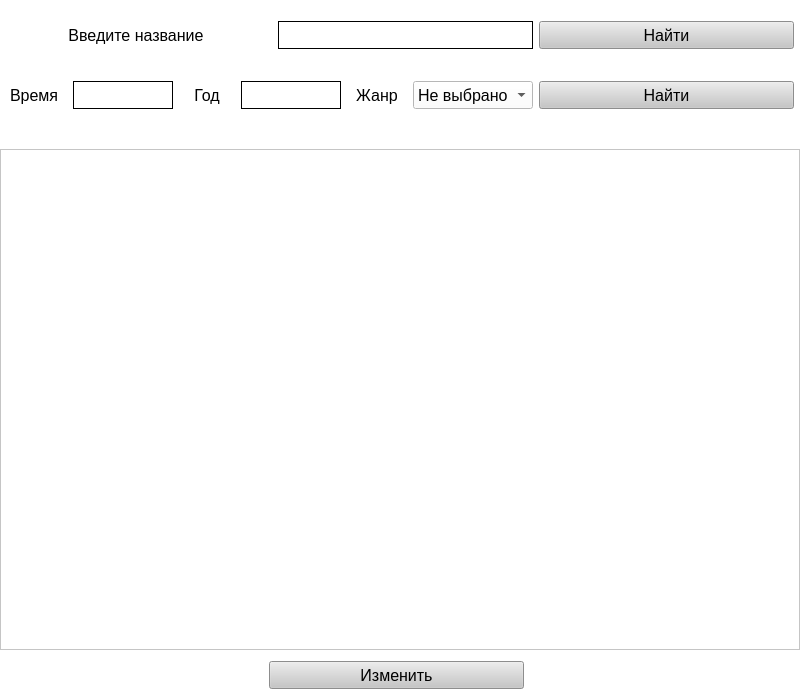
<?xml version="1.0" encoding="UTF-8"?>
<ui version="4.0">
 <class>MainWindow</class>
 <widget class="QMainWindow" name="MainWindow">
  <property name="geometry">
   <rect>
    <x>0</x>
    <y>0</y>
    <width>800</width>
    <height>700</height>
   </rect>
  </property>
  <property name="minimumSize">
   <size>
    <width>800</width>
    <height>700</height>
   </size>
  </property>
  <property name="maximumSize">
   <size>
    <width>800</width>
    <height>700</height>
   </size>
  </property>
  <property name="windowTitle">
   <string>Genres</string>
  </property>
  <property name="styleSheet">
   <string notr="true">background-color: rgb(255, 255, 255);</string>
  </property>
  <widget class="QWidget" name="centralwidget">
   <widget class="QWidget" name="horizontalWidget" native="true">
    <property name="geometry">
     <rect>
      <x>0</x>
      <y>10</y>
      <width>800</width>
      <height>50</height>
     </rect>
    </property>
    <property name="minimumSize">
     <size>
      <width>800</width>
      <height>50</height>
     </size>
    </property>
    <property name="maximumSize">
     <size>
      <width>800</width>
      <height>50</height>
     </size>
    </property>
    <layout class="QHBoxLayout" name="horizontalLayout">
     <property name="rightMargin">
      <number>6</number>
     </property>
     <item>
      <widget class="QLabel" name="label_4">
       <property name="font">
        <font>
         <family>System</family>
         <pointsize>12</pointsize>
        </font>
       </property>
       <property name="text">
        <string>Введите название</string>
       </property>
       <property name="alignment">
        <set>Qt::AlignCenter</set>
       </property>
      </widget>
     </item>
     <item>
      <widget class="QLineEdit" name="name">
       <property name="minimumSize">
        <size>
         <width>255</width>
         <height>28</height>
        </size>
       </property>
       <property name="maximumSize">
        <size>
         <width>255</width>
         <height>28</height>
        </size>
       </property>
       <property name="font">
        <font>
         <family>System</family>
         <pointsize>12</pointsize>
        </font>
       </property>
       <property name="styleSheet">
        <string notr="true">border: 1px solid black;</string>
       </property>
      </widget>
     </item>
     <item>
      <widget class="QPushButton" name="search_two">
       <property name="minimumSize">
        <size>
         <width>255</width>
         <height>28</height>
        </size>
       </property>
       <property name="maximumSize">
        <size>
         <width>255</width>
         <height>28</height>
        </size>
       </property>
       <property name="font">
        <font>
         <family>System</family>
         <pointsize>12</pointsize>
        </font>
       </property>
       <property name="cursor">
        <cursorShape>PointingHandCursor</cursorShape>
       </property>
       <property name="styleSheet">
        <string notr="true">background-color: rgb(198, 198, 198);</string>
       </property>
       <property name="text">
        <string>Найти</string>
       </property>
      </widget>
     </item>
    </layout>
   </widget>
   <widget class="QTableWidget" name="table">
    <property name="geometry">
     <rect>
      <x>0</x>
      <y>149</y>
      <width>800</width>
      <height>501</height>
     </rect>
    </property>
    <property name="sizePolicy">
     <sizepolicy hsizetype="Fixed" vsizetype="Expanding">
      <horstretch>0</horstretch>
      <verstretch>0</verstretch>
     </sizepolicy>
    </property>
    <property name="minimumSize">
     <size>
      <width>800</width>
      <height>500</height>
     </size>
    </property>
    <property name="maximumSize">
     <size>
      <width>800</width>
      <height>600</height>
     </size>
    </property>
    <property name="font">
     <font>
      <family>System</family>
      <stylestrategy>PreferAntialias</stylestrategy>
     </font>
    </property>
   </widget>
   <widget class="QWidget" name="horizontalWidget" native="true">
    <property name="geometry">
     <rect>
      <x>0</x>
      <y>70</y>
      <width>800</width>
      <height>50</height>
     </rect>
    </property>
    <property name="minimumSize">
     <size>
      <width>800</width>
      <height>50</height>
     </size>
    </property>
    <property name="maximumSize">
     <size>
      <width>800</width>
      <height>50</height>
     </size>
    </property>
    <layout class="QHBoxLayout" name="horizontalLayout_2">
     <property name="leftMargin">
      <number>10</number>
     </property>
     <property name="rightMargin">
      <number>6</number>
     </property>
     <item>
      <widget class="QLabel" name="label_2">
       <property name="font">
        <font>
         <family>System</family>
         <pointsize>12</pointsize>
        </font>
       </property>
       <property name="text">
        <string>Время</string>
       </property>
      </widget>
     </item>
     <item>
      <widget class="QLineEdit" name="time">
       <property name="minimumSize">
        <size>
         <width>100</width>
         <height>28</height>
        </size>
       </property>
       <property name="maximumSize">
        <size>
         <width>100</width>
         <height>28</height>
        </size>
       </property>
       <property name="font">
        <font>
         <family>System</family>
         <pointsize>12</pointsize>
        </font>
       </property>
       <property name="styleSheet">
        <string notr="true">border: 1px solid black;</string>
       </property>
      </widget>
     </item>
     <item>
      <widget class="QLabel" name="label_3">
       <property name="font">
        <font>
         <family>System</family>
         <pointsize>12</pointsize>
        </font>
       </property>
       <property name="text">
        <string>Год</string>
       </property>
       <property name="alignment">
        <set>Qt::AlignCenter</set>
       </property>
      </widget>
     </item>
     <item>
      <widget class="QLineEdit" name="data">
       <property name="minimumSize">
        <size>
         <width>100</width>
         <height>28</height>
        </size>
       </property>
       <property name="maximumSize">
        <size>
         <width>100</width>
         <height>28</height>
        </size>
       </property>
       <property name="font">
        <font>
         <family>System</family>
         <pointsize>12</pointsize>
        </font>
       </property>
       <property name="styleSheet">
        <string notr="true">border: 1px solid black;</string>
       </property>
      </widget>
     </item>
     <item>
      <widget class="QLabel" name="label">
       <property name="sizePolicy">
        <sizepolicy hsizetype="Expanding" vsizetype="Expanding">
         <horstretch>0</horstretch>
         <verstretch>0</verstretch>
        </sizepolicy>
       </property>
       <property name="minimumSize">
        <size>
         <width>60</width>
         <height>28</height>
        </size>
       </property>
       <property name="maximumSize">
        <size>
         <width>60</width>
         <height>48</height>
        </size>
       </property>
       <property name="font">
        <font>
         <family>System</family>
         <pointsize>12</pointsize>
         <stylestrategy>PreferAntialias</stylestrategy>
        </font>
       </property>
       <property name="text">
        <string>Жанр</string>
       </property>
       <property name="alignment">
        <set>Qt::AlignCenter</set>
       </property>
      </widget>
     </item>
     <item>
      <widget class="QComboBox" name="comboBox">
       <property name="minimumSize">
        <size>
         <width>120</width>
         <height>28</height>
        </size>
       </property>
       <property name="maximumSize">
        <size>
         <width>255</width>
         <height>28</height>
        </size>
       </property>
       <property name="font">
        <font>
         <family>System</family>
         <pointsize>12</pointsize>
        </font>
       </property>
       <property name="styleSheet">
        <string notr="true">background-color: rgb(255, 255, 255);</string>
       </property>
       <property name="editable">
        <bool>false</bool>
       </property>
       <property name="currentText">
        <string>Не выбрано</string>
       </property>
       <item>
        <property name="text">
         <string>Не выбрано</string>
        </property>
       </item>
      </widget>
     </item>
     <item>
      <widget class="QPushButton" name="search_one">
       <property name="sizePolicy">
        <sizepolicy hsizetype="Expanding" vsizetype="Expanding">
         <horstretch>0</horstretch>
         <verstretch>0</verstretch>
        </sizepolicy>
       </property>
       <property name="minimumSize">
        <size>
         <width>255</width>
         <height>28</height>
        </size>
       </property>
       <property name="maximumSize">
        <size>
         <width>255</width>
         <height>28</height>
        </size>
       </property>
       <property name="font">
        <font>
         <family>System</family>
         <pointsize>12</pointsize>
        </font>
       </property>
       <property name="cursor">
        <cursorShape>PointingHandCursor</cursorShape>
       </property>
       <property name="styleSheet">
        <string notr="true">background-color: rgb(198, 198, 198);</string>
       </property>
       <property name="text">
        <string>Найти</string>
       </property>
      </widget>
     </item>
    </layout>
   </widget>
   <widget class="QWidget" name="horizontalWidget_2" native="true">
    <property name="geometry">
     <rect>
      <x>0</x>
      <y>650</y>
      <width>800</width>
      <height>50</height>
     </rect>
    </property>
    <property name="minimumSize">
     <size>
      <width>800</width>
      <height>50</height>
     </size>
    </property>
    <property name="maximumSize">
     <size>
      <width>800</width>
      <height>50</height>
     </size>
    </property>
    <layout class="QHBoxLayout" name="horizontalLayout_3">
     <property name="rightMargin">
      <number>6</number>
     </property>
     <item>
      <widget class="QPushButton" name="change">
       <property name="minimumSize">
        <size>
         <width>255</width>
         <height>28</height>
        </size>
       </property>
       <property name="maximumSize">
        <size>
         <width>255</width>
         <height>28</height>
        </size>
       </property>
       <property name="font">
        <font>
         <family>System</family>
         <pointsize>12</pointsize>
        </font>
       </property>
       <property name="cursor">
        <cursorShape>PointingHandCursor</cursorShape>
       </property>
       <property name="styleSheet">
        <string notr="true">background-color: rgb(198, 198, 198);</string>
       </property>
       <property name="text">
        <string>Изменить</string>
       </property>
      </widget>
     </item>
    </layout>
   </widget>
  </widget>
 </widget>
 <resources/>
 <connections/>
</ui>
